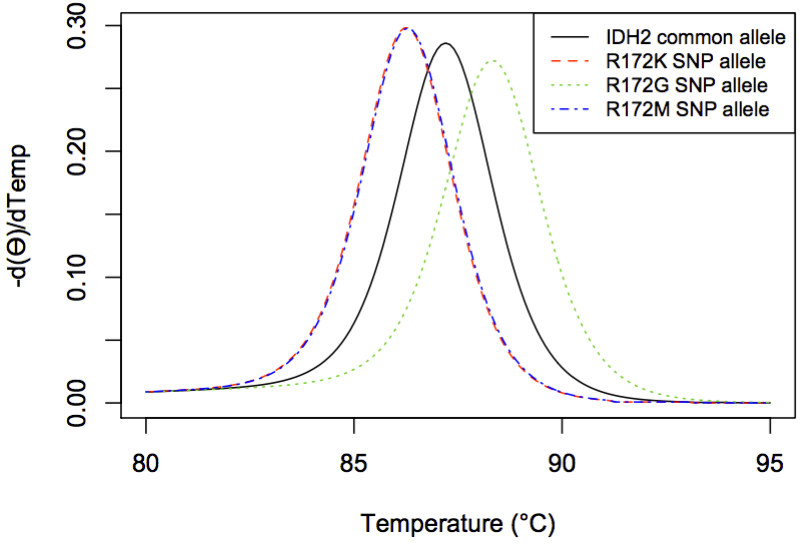

Here is the R script that generated this plot:
options(width=54)
library(DECIPHER)

# read in sequences from a FASTA file
fas <- system.file("extdata",
	"IDH2.fas",
	package="DECIPHER")
dna <- readDNAStringSet(fas)

# simulate melting the DNA sequences
temps <- seq(80, 95, 0.1)
melts <- MeltDNA(subseq(dna,
		start=492,
		end=542),
	type="derivative",
	temps=temps)

# plot the melt curves' derivatives
matplot(x=temps,
	y=melts,
	type="l",
	xlab="Temperature (\u00B0C)",
	ylab="-d(\u03F4)/dTemp")
legend("topright",
	c("IDH2 common allele",
		"R172K SNP allele",
		"R172G SNP allele",
		"R172M SNP allele"),
	col=1:4,
	lty=1:4,
	cex=0.8)
